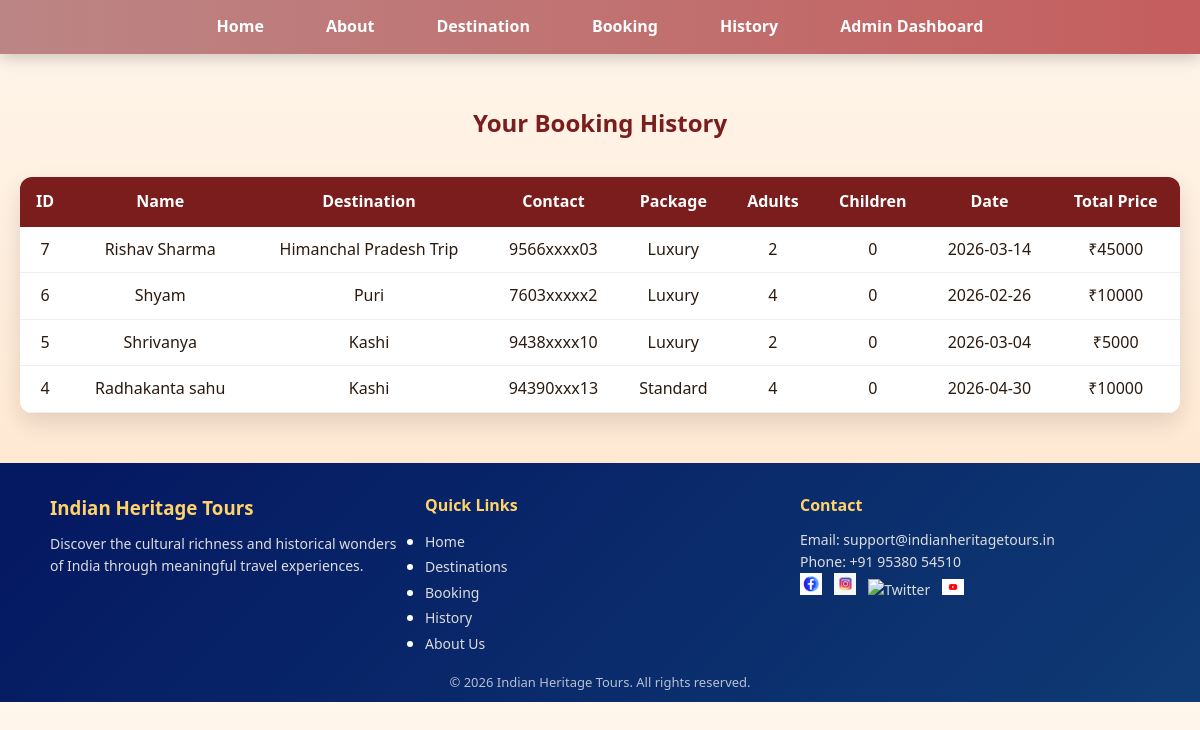
The app's page /history with its own data.
### app.py (models this page shows)
class Booking(db.Model):
    id = db.Column(db.Integer, primary_key=True)
    name = db.Column(db.String(100), nullable=False)
    destination = db.Column(db.String(100), nullable=False)
    contact = db.Column(db.String(255), nullable=False)
    package = db.Column(db.String(50), nullable=False)
    adults = db.Column(db.Integer, nullable=False)
    children = db.Column(db.Integer, nullable=False)
    date = db.Column(db.String(20), nullable=False)
    total_price = db.Column(db.Integer, nullable=False)

### app.py (the view)
@app.route('/history')
def history():
    bookings = Booking.query.order_by(Booking.id.desc()).all()
    return render_template('history.html', bookings=bookings)

### templates/history.html (shortened to what this page needs)
<!DOCTYPE html>
<html lang="en">
<head>
    <link rel="stylesheet" href="/static/css/style.css">
</head>
<body>
<header>
    <nav class="navbar">
        <li><a href="{{ url_for('home') }}">Home</a></li>
        <li><a href="{{ url_for('about') }}">About</a></li>
        <li><a href="{{ url_for('destination') }}">Destination</a></li>
        <li><a href="{{ url_for('booking') }}">Booking</a></li>
        <li><a href="{{ url_for('history') }}">History</a></li>
        <li><a href="{{ url_for('admin_dashboard') }}">Admin Dashboard</a></li>
    </nav>
</header>
<section class="page-animate">
    <h1>Your Booking History</h1>
    <table class="history-table">
        <thead>
            <tr>
              <th>ID</th>
              <th>Name</th>
                <th>Destination</th>
                <th>Contact</th>
                <th>Package</th>
                <th>Adults</th>
                <th>Children</th>
                <th>Date</th>
                <th>Total Price</th>
            </tr>
        </thead>
        <tbody>
            {% for b in bookings %}
            <tr>
              <td>{{ b.id }}</td>
                <td>{{ b.name }}</td>
                <td>{{ b.destination }}</td>
                <td>{{ b.contact }}</td>
                <td>{{ b.package }}</td>
                <td>{{ b.adults }}</td>
                <td>{{ b.children }}</td>
                <td>{{ b.date }}</td>
                <td>₹{{ b.total_price }}</td>
            </tr>
            {% endfor %}
        </tbody>
    </table>
</section>
<footer class="site-footer">
  <div class="footer-top">
    <div class="footer-section">
      <h3>Indian Heritage Tours</h3>
      <p>Discover the cultural richness and historical wonders of India through meaningful travel experiences.</p>
    </div>
    <div class="footer-section">
      <h4>Quick Links</h4>
      <ul>
        <li><a href="/home">Home</a></li>
        <li><a href="/destination">Destinations</a></li>
        <li><a href="/booking">Booking</a></li>
        <li><a href="/history">History</a></li>
        <li><a href="/about">About Us</a></li>
      </ul>
    </div>
    <div class="footer-section">
      <h4>Contact</h4>
      <p>Email: support@indianheritagetours.in</p>
      <p>Phone: +91 95380 54510</p>
      <div class="social-icons">
        <a href="#"><img src="/static/images/facebook.png" alt="Facebook"></a>
        <a href="#"><img src="/static/images/instagram.png" alt="Instagram"></a>
        <a href="#"><img src="/static/images/twitter.png" alt="Twitter"></a>
        <a href="#"><img src="/static/images/youtube.png" alt="YouTube"></a>
      </div>
    </div>
  </div>
  <div class="footer-bottom">
    <p>© 2026 Indian Heritage Tours. All rights reserved.</p>
  </div>
</footer>
</body>
</html>

### static/css/style.css (style rules this page uses)
* { margin: 0; padding: 0; box-sizing: border-box; font-family: "Poppins", "Segoe UI", sans-serif; }
body { background: linear-gradient(180deg, #fff6ec, #ffe2c6); color: #2b1a0f; line-height: 1.6; overflow-x: hidden; }
header { position: sticky; top: 0; z-index: 1000; background: linear-gradient(90deg, #bc8585, #c55e5e); box-shadow: 0 4px 15px rgba(0,0,0,0.2); }
.navbar { display: flex; justify-content: center; gap: 30px; padding: 14px 20px; list-style: none; }
.navbar a { color: #fff; text-decoration: none; font-weight: 600; padding: 8px 16px; border-radius: 25px; transition: 0.3s; }
section { max-width: 1200px; margin: auto; padding: 50px 20px; }
section h1, section h2 { text-align: center; margin-bottom: 35px; color: #7b1d1d; }
table { width: 100%; border-collapse: collapse; background: #fff; border-radius: 12px; overflow: hidden; box-shadow: 0 10px 25px rgba(0,0,0,0.12); }
th { background: #7b1d1d; color: #fff; padding: 12px; }
td { padding: 10px; border-bottom: 1px solid #eee; text-align: center; }
.site-footer { background: linear-gradient(135deg, #041761, #0f3b74); color: #fff; padding: 30px 20px 10px; }
.footer-top { max-width: 1100px; margin: auto; display: grid; grid-template-columns: repeat(auto-fit, minmax(220px, 1fr)); gap: 25px; }
.footer-section h3, .footer-section h4 { color: #ffd369; margin-bottom: 10px; }
.footer-section p, .footer-section a { font-size: 14px; color: #ddd; text-decoration: none; }
.social-icons img { width: 22px; margin-right: 8px; }
.footer-bottom { text-align: center; font-size: 13px; opacity: 0.7; margin-top: 15px; }
.page-animate { opacity: 0; transform: translateY(30px); animation: pageFade 0.8s ease forwards; }
.history-table { animation-delay: 0.25s; }
.history-table tbody tr { transition: 0.25s; }

### records on screen
Booking: id "7", name "Rishav Sharma", destination "Himanchal Pradesh Trip", contact "9566xxxx03", package "Luxury", adults "2", children "0", date "2026-03-14", total_price "45000"
Booking: id "6", name "Shyam", destination "Puri", contact "7603xxxxx2", package "Luxury", adults "4", children "0", date "2026-02-26", total_price "10000"
Booking: id "5", name "Shrivanya", destination "Kashi", contact "9438xxxx10", package "Luxury", adults "2", children "0", date "2026-03-04", total_price "5000"
Booking: id "4", name "Radhakanta sahu", destination "Kashi", contact "94390xxx13", package "Standard", adults "4", children "0", date "2026-04-30", total_price "10000"
